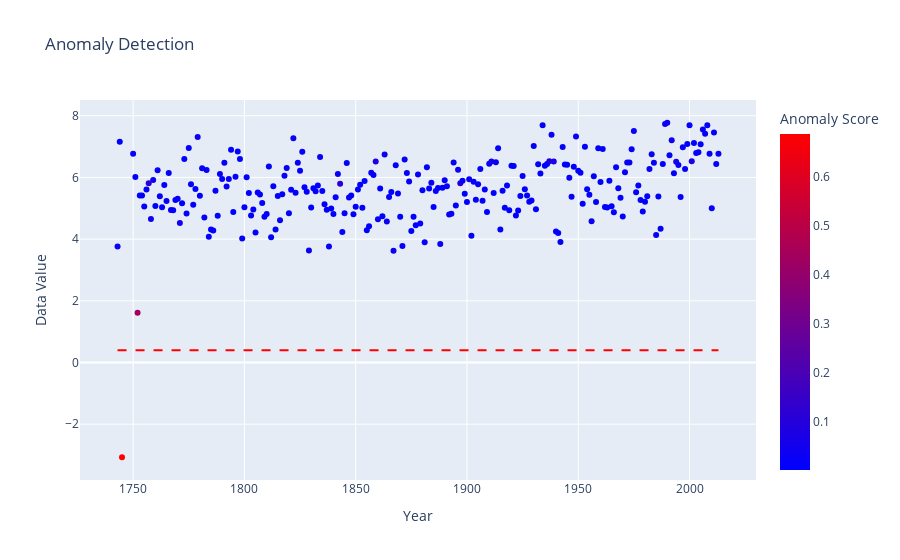

This figure's notebook cell:
### Code cell
visualize_anomalies_with_years_plotly(df_to_use.AverageTemperature.values.reshape(-1,1), anomaly_scores, 0.4, df_to_use.index)

### Figure 1 — Plotly figure (JSON) as saved in the notebook; plotly's stock layout.template omitted (floating-point values rounded to 4 significant figures; data arrays with more than 128 entries replaced by an {"elided": "..."} marker saying what was removed)
{"data": [{"hovertemplate": "Year=%{x}<br>Data Value=%{y}<br>Anomaly Score=%{marker.color}<extra></extra>", "legendgroup": "", "marker": {"color": {"elided": "267 float values"}, "coloraxis": "coloraxis", "symbol": "circle"}, "mode": "markers", "name": "", "orientation": "v", "showlegend": false, "type": "scatter", "x": {"elided": "267 int values"}, "xaxis": "x", "y": {"elided": "267 float values"}, "yaxis": "y"}], "layout": {"coloraxis": {"colorbar": {"title": {"text": "Anomaly Score"}}, "colorscale": [[0, "blue"], [1, "red"]]}, "legend": {"tracegroupgap": 0}, "shapes": [{"line": {"color": "red", "dash": "dash", "width": 2}, "type": "line", "x0": 1743, "x1": 2013, "y0": 0.4, "y1": 0.4}], "title": {"text": "Anomaly Detection"}, "xaxis": {"anchor": "y", "domain": [0, 1], "title": {"text": "Year"}}, "yaxis": {"anchor": "x", "domain": [0, 1], "title": {"text": "Data Value"}}}}
